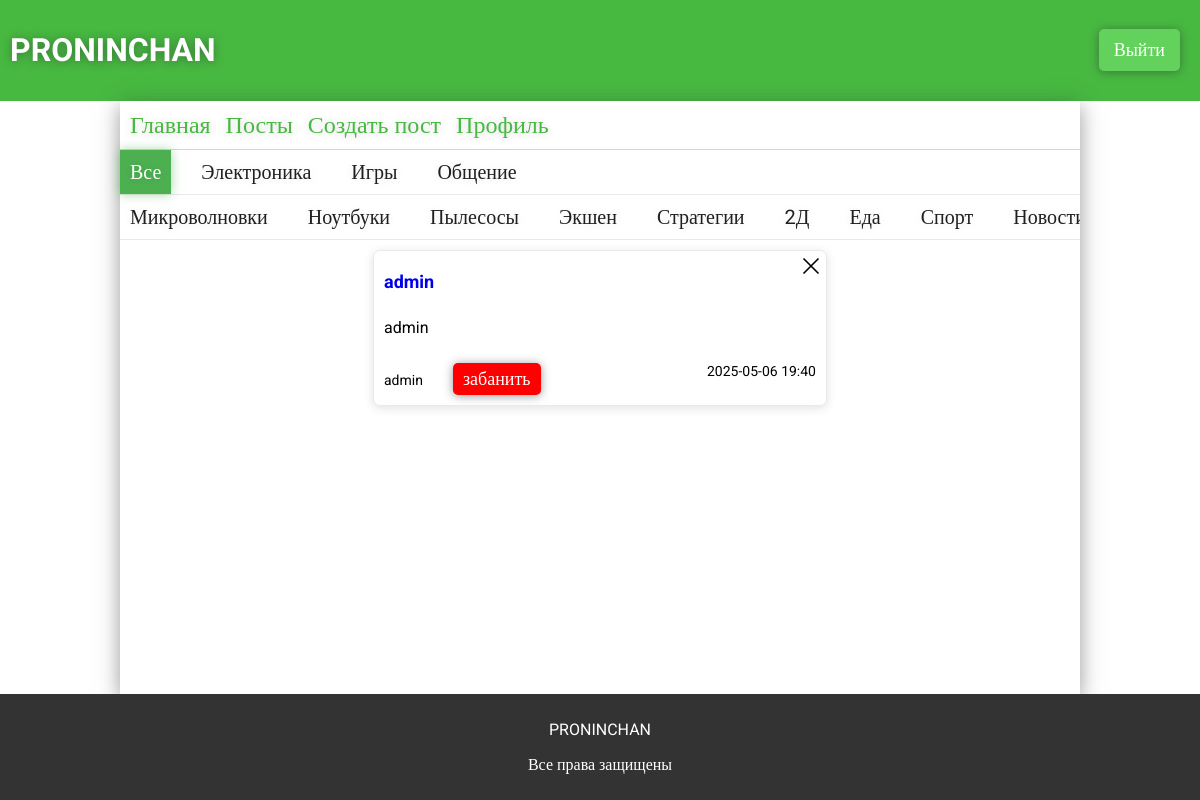
/posts (signed in), run on an earlier commit of the app's database.
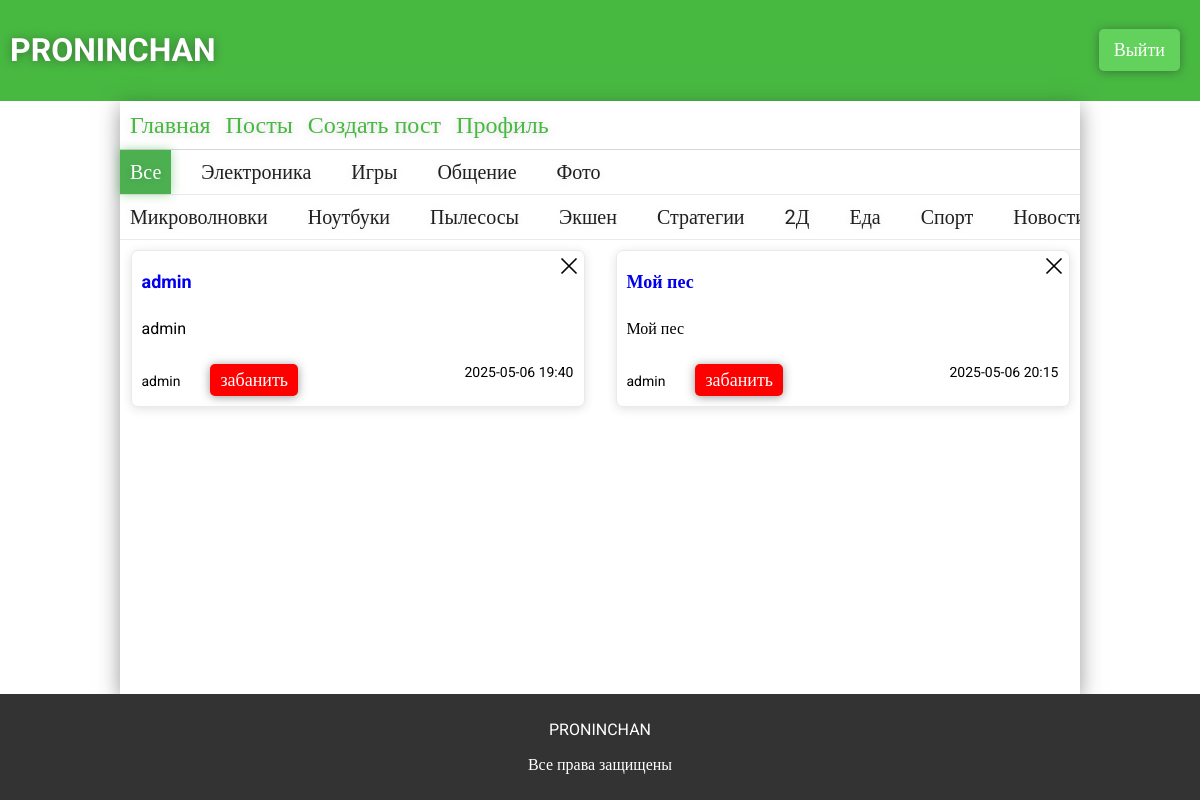
And on a later commit of the database.
### app.py (models this page shows)
class ForumSections(db.Model):
    __tablename__ = 'forum_sections'
    id = db.Column(db.Integer, primary_key=True)
    section = db.Column(db.String(32), unique=True, nullable=False)
    category = db.relationship('ForumCategory', backref='section', lazy=True)
    posts = db.relationship('ForumPosts', backref='section', lazy=True)

class ForumCategory(db.Model):
    __tablename__ = 'forum_categories'
    id = db.Column(db.Integer, primary_key=True)
    category = db.Column(db.String(32), unique=True, nullable=False)
    section_id = db.Column(db.Integer, db.ForeignKey('forum_sections.id'), nullable=False)
    posts = db.relationship('ForumPosts', backref='category', lazy=True)

class ForumPosts(db.Model):
    __tablename__ = 'forum_posts'
    id = db.Column(db.Integer, primary_key=True)
    user_id = db.Column(db.Integer, db.ForeignKey('users.id'), nullable=False)
    theme = db.Column(db.String(124), nullable=False)
    text = db.Column(db.Text, nullable=False)
    section_id = db.Column(db.Integer, db.ForeignKey('forum_sections.id'), nullable=False)
    category_id = db.Column(db.Integer, db.ForeignKey('forum_categories.id'), nullable=False)
    created_at = db.Column(db.DateTime, default=datetime.now)
    user = db.relationship("Users", backref="posts")
    sections = db.relationship("ForumSections")
    categories = db.relationship("ForumCategory")
    all_comments = db.relationship("ForumComments", backref="forum_post", cascade="all, delete-orphan")

class Users(db.Model):
    __tablename__ = 'users'
    id = db.Column(db.Integer, primary_key=True)
    username = db.Column(db.String(32), unique=True, nullable=False)
    photo = db.Column(db.BLOB)
    email = db.Column(db.String(64), unique=True, nullable=False)
    password = db.Column(db.String(30), nullable=False)
    access = db.Column(db.String(64), nullable=False, default='user')
    all_posts = db.relationship("ForumPosts", backref="user_author", cascade="all, delete-orphan")
    all_comments = db.relationship("ForumComments", backref="user_author")

### app.py (the view)
@app.route('/posts')
def posts():
    sections = ForumSections.query.all()
    category = ForumCategory.query.all()
    posts = ForumPosts.query.all()
    if 'user' in session:
        try:
            access = (Users.query.filter_by(id=session['user']).first()).access
        except:
            return redirect(url_for('logout'))
        return render_template('posts.html', posts=posts, category=category, sections=sections, access=access)
    else:
        return render_template('posts.html', posts=posts, category=category, sections=sections)

### templates/posts.html (shortened to what this page needs)
{% extends 'main.html' %}
{% block main %}
<link rel="stylesheet" href="{{url_for('static', filename='css/posts.css')}}">
<div class="posts">
    <div class="posts-sections">
        <p class="section" data-section-id="all">Все</p>
        {% for section in sections %}
            <p class="section" data-section-id="{{section.id}}">{{section.section}}</p>
        {% endfor %}
    </div>
    <div class="posts-categories">
        {% for category in category %}
            <p class="category" data-section-id="{{category.section_id}}" data-category-id="{{category.id}}">{{category.category}}</p>
        {% endfor %}
    </div>
    <div class="posts-container">
        {% for post in posts %}
            <div class="post" id="post-{{post.id}}" data-section-id="{{post.sections.id}}" data-category-id="{{post.categories.id}}">
                {% if access == 'admin' %}
                <div class="commentsposts-container-post-edit">
                    <img src="../static/img/Close.svg" alt="" class="delete-post" data-post-id="{{post.id}}">
                </div>
                {% endif %}
                <a class="post-theme" href="{{url_for('post', post=post.id)}}">{{post.theme}}</a>
                <p class="post-text"  data-text="{{post.text}}">{{post.text | truncate(150, True, '...')}}</p>
                <div>
                    <p class="user-{{post.user.id}}">{{post.user.username}}{% if access == 'admin' %}<button class="ban-button" value="{{post.user.id}}" data-user="{{post.user.username}}">забанить</button>{% endif %}</p>
                    <p class="post-created">{{post.created_at.strftime('%Y-%m-%d %H:%M')}}</p>
                </div>
            </div>
        {% endfor %}
    </div>
</div>
{% endblock %}

What changed in the data, as far as the page shows it:
added ForumSections: section "Фото"
added ForumPosts: theme "Мой пес", text "Мой пес", user.username "admin", created_at "2025-05-06 20:15"
